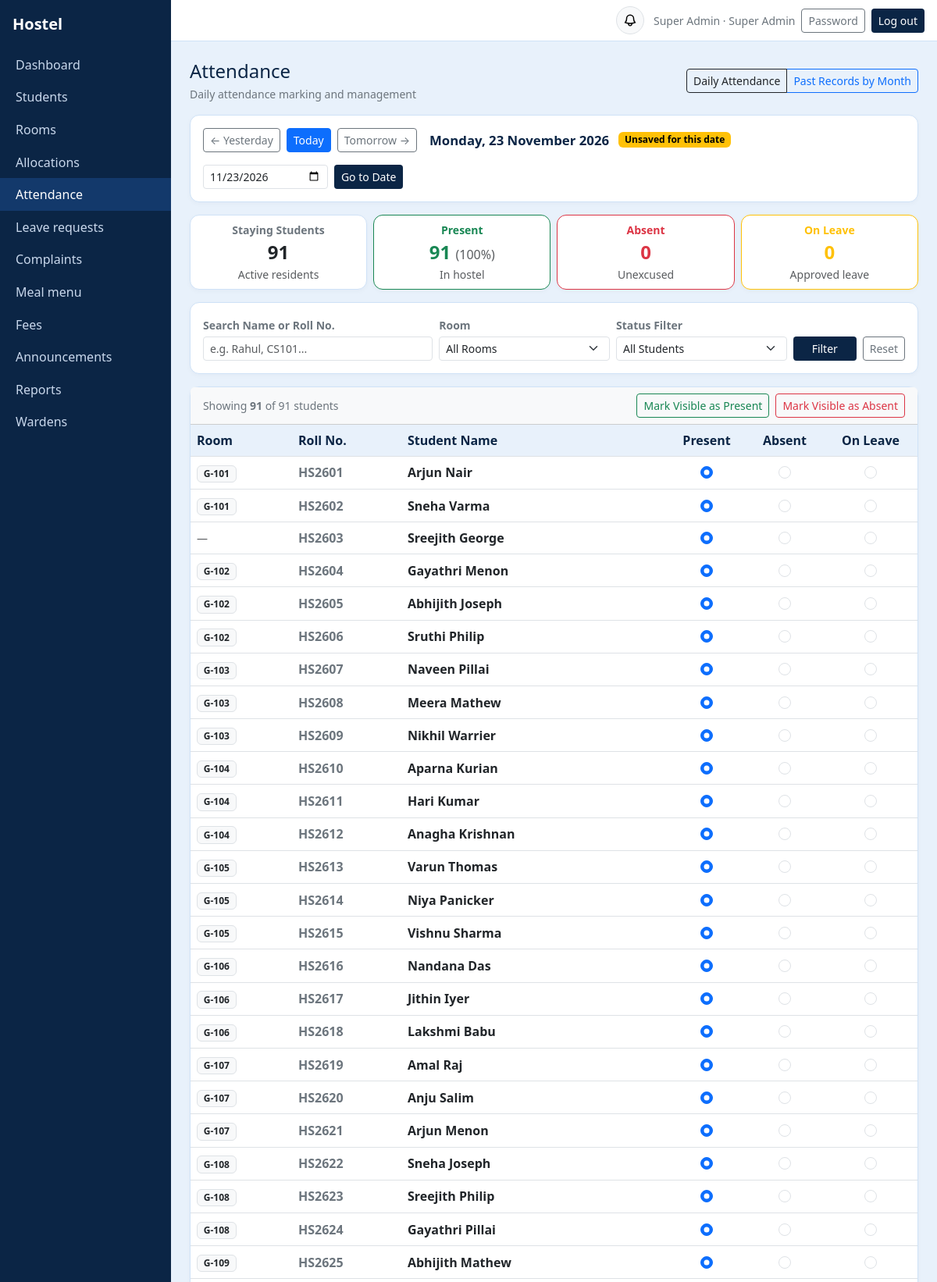
Screenshot of /attendance/ (signed in, upper part) with the database file from the repository.
### core/models.py (models this page shows, shortened)
class User(AbstractUser):
    ROLES = [("admin", "Super Admin"), ("warden", "Warden"), ("student", "Student"), ("parent", "Parent")]
    role = models.CharField(max_length=10, choices=ROLES, default="student")
    phone = models.CharField(max_length=20, blank=True)
    must_change_password = models.BooleanField(default=False)
    @property
    def display_name(self):
        return self.get_full_name() or self.username

class Student(models.Model):
    user = models.OneToOneField(User, on_delete=models.CASCADE, related_name="student")
    roll_no = models.CharField("Roll no.", max_length=30, unique=True)
    course = models.CharField(max_length=100, blank=True)
    parent = models.ForeignKey(Parent, null=True, blank=True, on_delete=models.SET_NULL, related_name="children")
    is_active = models.BooleanField("Currently staying", default=True)
    is_suspended = models.BooleanField("Suspended from hostel", default=False)
    suspension_reason = models.TextField("Suspension reason", blank=True)
    suspension_start = models.DateField("Suspension start date", null=True, blank=True)
    suspension_end = models.DateField("Suspension end date", null=True, blank=True)
    suspended_by = models.ForeignKey(User, null=True, blank=True, on_delete=models.SET_NULL, related_name="+")
    suspended_at = models.DateTimeField("Suspended at", null=True, blank=True)
    class Meta:
        ordering = ["roll_no"]
    @property
    def is_currently_suspended(self):
        if not self.is_suspended:
            return False

class Room(models.Model):
    block = models.CharField(max_length=20, default="A")
    number = models.CharField(max_length=20)
    capacity = models.PositiveSmallIntegerField(default=2)
    is_blacklisted = models.BooleanField("Blacklisted", default=False)
    blacklist_reason = models.CharField("Blacklist cause", max_length=150, blank=True)
    class Meta:
        unique_together = ("block", "number")
        ordering = ["block", "number"]
    def __str__(self):
        if self.number and self.block:
            b = str(self.block).strip()
            num = str(self.number).strip()
            if num.lower().startswith(f"{b.lower()}-"):
                return f"{b}-{num[len(b)+1:].strip()}"
            if num.lower().startswith(b.lower()) and len(num) > len(b) and num[len(b):][0].isdigit():
                return f"{b}-{num[len(b):].strip()}"
            return f"{b}-{num}"
        return self.number or ""

### core/views.py (the view, shortened to what this page needs)
# urls.py: path("attendance/", v.attendance, name="attendance"),
@staff
def attendance(request):
    try:
        day = date.fromisoformat(request.GET.get("date") or request.POST.get("date") or "")
    except ValueError:
        day = date.today()
    students = list(m.Student.objects.filter(is_active=True).select_related("user"))
    existing = {a.student_id: a.status for a in m.Attendance.objects.filter(date=day)}
    on_leave = set(m.LeaveRequest.objects.filter(status="Approved", from_date__lte=day, to_date__gte=day).values_list("student_id", flat=True))
    active_allocs = m.RoomAllocation.objects.filter(end_date__isnull=True).select_related("room")
    student_rooms = {a.student_id: a.room for a in active_allocs}
    all_rooms = list(m.Room.objects.all().order_by("block", "number"))
    total_staying = len(students)
    day_suspended = sum(1 for s in students if s.is_currently_suspended)
    day_present = sum(1 for s in students if (existing.get(s.pk) or ("L" if s.pk in on_leave else ("A" if s.is_currently_suspended else "P"))) == "P")
    day_absent = sum(1 for s in students if (existing.get(s.pk) or ("L" if s.pk in on_leave else ("A" if s.is_currently_suspended else "P"))) == "A")
    day_leave = sum(1 for s in students if (existing.get(s.pk) or ("L" if s.pk in on_leave else ("A" if s.is_currently_suspended else "P"))) == "L")
    day_pct = round(100 * day_present / total_staying) if total_staying > 0 else 0
    filter_q = request.GET.get("q", "").strip()
    filter_room = request.GET.get("room", "").strip()
    filter_status = request.GET.get("status", "").strip()
    rows = []
    for s in students:
        st = existing.get(s.pk) or ("L" if s.pk in on_leave else ("A" if s.is_currently_suspended else "P"))
        s_room = student_rooms.get(s.pk)
        is_lv = s.pk in on_leave
        if filter_q:
            q_low = filter_q.lower()
            if q_low not in s.roll_no.lower() and q_low not in s.user.display_name.lower():
                continue
        if filter_status == "A" and st != "A":
            continue
        elif filter_status == "L" and st != "L":
            continue
        elif filter_status == "P" and st != "P":
            continue
        elif filter_status == "absent_or_leave" and st not in ("A", "L"):
            continue
        elif filter_status == "suspended" and not s.is_currently_suspended:
            continue
        rows.append((s, st, is_lv, s_room))
    prev_day = day - timedelta(days=1)
    next_day = day + timedelta(days=1)
    is_today = (day == date.today())
    return show(
        request,
        "attendance",
        rows=rows,
        day=day,
        prev_day=prev_day,
        next_day=next_day,
        is_today=is_today,
        saved=bool(existing),
        total_staying=total_staying,
        day_suspended=day_suspended,
        day_present=day_present,
        day_absent=day_absent,
        day_leave=day_leave,
        day_pct=day_pct,
        all_rooms=all_rooms,
        filter_q=filter_q,
        filter_room=filter_room,
        filter_status=filter_status,
        filtered_count=len(rows),
    )

### core/views.py (called while the page is built)
def role_required(*roles):
    def deco(view):
        @wraps(view)
        @login_required
        def inner(request, *a, **k):
            if request.user.role not in roles:
                raise PermissionDenied
            return view(request, *a, **k)
        return inner
    return deco

def show(request, template, **ctx):
    return render(request, f"core/{template}.html", ctx)

### core/templates/core/attendance.html (shortened to what this page needs)
{% extends "core/base.html" %}{% block content %}
<div class="d-flex flex-wrap justify-content-between align-items-center mb-3 gap-2">
  <div>
    <h4 style="color:var(--navy)" class="mb-1">Attendance</h4>
    <div class="text-secondary small">Daily attendance marking and management</div>
  </div>
  <div class="btn-group" role="group">
    <a href="{% url 'attendance' %}" class="btn btn-sm btn-navy active">
      Daily Attendance
    </a>
    <a href="{% url 'attendance_history' %}" class="btn btn-sm btn-outline-primary">
      Past Records by Month
    </a>
  </div>
</div>
<div class="card p-3 mb-3 bg-white">
  <div class="d-flex flex-wrap justify-content-between align-items-center gap-3">
    <div class="d-flex align-items-center gap-2">
      <a href="?date={{ prev_day|date:'Y-m-d' }}" class="btn btn-sm btn-outline-secondary" title="Previous Day">&larr; Yesterday</a>
      <a href="?date={% now 'Y-m-d' %}" class="btn btn-sm {% if is_today %}btn-primary{% else %}btn-outline-primary{% endif %}">Today</a>
      <a href="?date={{ next_day|date:'Y-m-d' }}" class="btn btn-sm btn-outline-secondary" title="Next Day">Tomorrow &rarr;</a>
      <span class="fw-semibold ms-2" style="color:var(--navy); font-size:1.05rem;">
        {{ day|date:"l, d F Y" }}
      </span>
      {% if saved %}
        <span class="badge text-bg-success ms-1">Saved</span>
      {% else %}
        <span class="badge text-bg-warning ms-1">Unsaved for this date</span>
      {% endif %}
    </div>
    <form method="get" class="d-flex align-items-center gap-2">
      <input type="date" name="date" value="{{ day|date:'Y-m-d' }}" class="form-control form-control-sm" style="width:160px;" required>
      <button class="btn btn-sm btn-navy">Go to Date</button>
    </form>
  </div>
</div>
<div class="row g-2 mb-3">
  <div class="col-6 col-md-3">
    <div class="card p-2 text-center bg-white">
      <div class="small text-secondary fw-semibold">Staying Students</div>
      <div class="fs-4 fw-bold text-dark">{{ total_staying }}{% if day_suspended > 0 %} <span class="badge text-bg-danger fs-6 fw-normal ms-1">{{ day_suspended }} Suspended</span>{% endif %}</div>
      <div class="small text-muted">Active residents</div>
    </div>
  </div>
  <div class="col-6 col-md-3">
    <div class="card p-2 text-center bg-white border-success">
      <div class="small text-success fw-semibold">Present</div>
      <div class="fs-4 fw-bold text-success">{{ day_present }} <span class="fs-6 text-muted fw-normal">({{ day_pct }}%)</span></div>
      <div class="small text-muted">In hostel</div>
    </div>
  </div>
  <div class="col-6 col-md-3">
    <div class="card p-2 text-center bg-white border-danger">
      <div class="small text-danger fw-semibold">Absent</div>
      <div class="fs-4 fw-bold text-danger">{{ day_absent }}</div>
      <div class="small text-muted">Unexcused</div>
    </div>
  </div>
  <div class="col-6 col-md-3">
    <div class="card p-2 text-center bg-white border-warning">
      <div class="small text-warning fw-semibold">On Leave</div>
      <div class="fs-4 fw-bold text-warning">{{ day_leave }}</div>
      <div class="small text-muted">Approved leave</div>
    </div>
  </div>
</div>
<div class="card p-3 mb-3 bg-white">
  <form method="get" class="row g-2 align-items-end">
    <div class="col-md-4">
      <label class="form-label small fw-semibold text-secondary mb-1">Search Name or Roll No.</label>
      <input type="text" name="q" class="form-control form-control-sm" placeholder="e.g. Rahul, CS101..." value="{{ filter_q }}">
    </div>
    <div class="col-md-3">
      <label class="form-label small fw-semibold text-secondary mb-1">Room</label>
      <select name="room" class="form-select form-select-sm">
        <option value="">All Rooms</option>
      </select>
    </div>
    <div class="col-md-3">
      <label class="form-label small fw-semibold text-secondary mb-1">Status Filter</label>
      <select name="status" class="form-select form-select-sm">
        <option value="">All Students</option>
      </select>
    </div>
    <div class="col-md-2 d-flex gap-2">
      <button type="submit" class="btn btn-sm btn-navy flex-grow-1">Filter</button>
      <a href="?date={{ day|date:'Y-m-d' }}" class="btn btn-sm btn-outline-secondary" title="Reset Filters">Reset</a>
    </div>
  </form>
</div>
<form method="post" id="attendanceForm">
  <div class="card mb-3 bg-white">
    <div class="card-header bg-light d-flex flex-wrap justify-content-between align-items-center py-2 gap-2">
      <span class="small text-secondary">
        Showing <b>{{ rows|length }}</b> of {{ total_staying }} student{{ total_staying|pluralize }}
      </span>
      <div class="d-flex gap-2">
        <button type="button" class="btn btn-sm btn-outline-success" onclick="markAllVisible('P')">
          Mark Visible as Present
        </button>
        <button type="button" class="btn btn-sm btn-outline-danger" onclick="markAllVisible('A')">
          Mark Visible as Absent
        </button>
      </div>
    </div>
    <div class="table-responsive">
      <table class="table table-hover align-middle mb-0">
        <thead>
          <tr>
            <th style="width:130px;">Room</th>
            <th style="width:140px;">Roll No.</th>
            <th>Student Name</th>
            <th class="text-center" style="width:100px;">Present</th>
            <th class="text-center" style="width:100px;">Absent</th>
            <th class="text-center" style="width:120px;">On Leave</th>
          </tr>
        </thead>
        <tbody>
          {% for s, st, lv, s_room in rows %}
            <tr class="student-row {% if st == 'A' %}table-danger-subtle{% elif st == 'L' %}table-warning-subtle{% endif %}">
              <td>
                {% if s_room %}
                  <span class="badge text-bg-light border text-dark fw-bold">{{ s_room }}</span>
                {% else %}
                  <span class="text-muted small">—</span>
                {% endif %}
              </td>
              <td class="fw-semibold text-secondary">{{ s.roll_no }}</td>
              <td>
                <span class="fw-semibold text-dark">{{ s.user.display_name }}</span>
              </td>
              <td class="text-center">
                {% if s.is_currently_suspended %}
                  <span class="badge text-bg-secondary" title="Entry barred due to suspension">Barred</span>
                {% else %}
                  <input class="form-check-input att-radio att-p" type="radio" name="s{{ s.pk }}" value="P" {% if st == "P" %}checked{% endif %} id="p_{{ s.pk }}">
                {% endif %}
              </td>
              <td class="text-center">
                <input class="form-check-input att-radio att-a" type="radio" name="s{{ s.pk }}" value="A" {% if st == "A" %}checked{% endif %} id="a_{{ s.pk }}">
              </td>
              <td class="text-center">
                <input class="form-check-input att-radio att-l" type="radio" name="s{{ s.pk }}" value="L" {% if st == "L" %}checked{% endif %} id="l_{{ s.pk }}">
              </td>
            </tr>
          {% endfor %}
        </tbody>
      </table>
    </div>
  </div>
</form>
{% endblock %}

### core/templates/core/base.html (shortened to what this page needs)
{% load static %}<!doctype html>
<html lang="en"><head><meta charset="utf-8"><meta name="viewport" content="width=device-width, initial-scale=1">
<link href="https://cdn.jsdelivr.net/npm/bootstrap@5.3.3/dist/css/bootstrap.min.css" rel="stylesheet">
</head><body>
{% if user.is_authenticated and not hide_nav %}
<div class="d-flex">
 <nav class="sidebar py-3" id="sb"><div class="px-3 pb-3 text-white fs-5 fw-semibold">Hostel</div>
  {% for name, label in nav_items %}<a href="{% url name %}" {% if request.resolver_match.url_name == name or name == 'attendance' and request.resolver_match.url_name == 'attendance_history' or name == 'rooms' and request.resolver_match.url_name == 'room_detail' or name == 'students' and request.resolver_match.url_name == 'student_detail' %}class="active"{% endif %}>{{ label }}</a>{% endfor %}
 </nav>
 <div class="flex-grow-1">
  <div class="topbar d-flex align-items-center justify-content-between px-3 py-2">
   <div class="ms-auto d-flex align-items-center gap-2">
     <div class="dropdown me-1">
       <button class="btn btn-sm btn-light border position-relative rounded-circle p-2 d-flex align-items-center justify-content-center" style="width:36px; height:36px;" type="button" id="notifDropdown" data-bs-toggle="dropdown" aria-expanded="false" title="Notifications">
       </button>
     </div>
     <span class="text-secondary small d-none d-sm-inline">{{ user.display_name }} · {{ user.get_role_display }}</span>
     <a class="btn btn-sm btn-outline-secondary" href="{% url 'password' %}">Password</a>
     <form method="post" action="{% url 'logout' %}" class="d-inline">{% csrf_token %}<button class="btn btn-sm btn-navy">Log out</button></form>
   </div>
  </div>
  <main class="p-3 p-md-4">
{% else %}<main class="container py-4">{% endif %}
  {% block content %}{% endblock %}
 </main>
{% if user.is_authenticated and not hide_nav %}</div></div>{% endif %}
</body></html>

### core/templates/core/base.html (style rules this page uses)
:root { --navy:#0b2545;--sky:#e8f1fb;--sky2:#cfe2f7 }
body { background:var(--sky);min-height:100vh }
.sidebar { background:var(--navy);width:230px;min-height:100vh }
.sidebar a { color:#c9d8ec;text-decoration:none;display:block;padding:.55rem 1.25rem }
.sidebar a:hover,.sidebar a.active { background:#13396b;color:#fff }
.topbar { background:#fff;border-bottom:1px solid var(--sky2) }
.card { border:1px solid var(--sky2); border-radius:12px; box-shadow:0 2px 6px rgba(11,37,69,0.03) }
.btn-navy { background:var(--navy);color:#fff }
.table thead th { background:var(--sky);color:var(--navy);font-weight:600 }

### rows the page displays
User: display_name "Super Admin", role "Super Admin"
Student: block "G-101", roll_no "HS2601", user.display_name "Arjun Nair"
Student: block "G-101", roll_no "HS2602", user.display_name "Sneha Varma"
Student: roll_no "HS2603", user.display_name "Sreejith George"
Student: block "G-102", roll_no "HS2604", user.display_name "Gayathri Menon"
Student: block "G-102", roll_no "HS2605", user.display_name "Abhijith Joseph"
Student: block "G-102", roll_no "HS2606", user.display_name "Sruthi Philip"
Student: block "G-103", roll_no "HS2607", user.display_name "Naveen Pillai"
Student: block "G-103", roll_no "HS2608", user.display_name "Meera Mathew"
Student: block "G-103", roll_no "HS2609", user.display_name "Nikhil Warrier"
Student: block "G-104", roll_no "HS2610", user.display_name "Aparna Kurian"
Student: block "G-104", roll_no "HS2611", user.display_name "Hari Kumar"
Student: block "G-104", roll_no "HS2612", user.display_name "Anagha Krishnan"
Student: block "G-105", roll_no "HS2613", user.display_name "Varun Thomas"
Student: block "G-105", roll_no "HS2614", user.display_name "Niya Panicker"
Student: block "G-105", roll_no "HS2615", user.display_name "Vishnu Sharma"
Student: block "G-106", roll_no "HS2616", user.display_name "Nandana Das"
Student: block "G-106", roll_no "HS2617", user.display_name "Jithin Iyer"
Student: block "G-106", roll_no "HS2618", user.display_name "Lakshmi Babu"
Student: block "G-107", roll_no "HS2619", user.display_name "Amal Raj"
Student: block "G-107", roll_no "HS2620", user.display_name "Anju Salim"
Student: block "G-107", roll_no "HS2621", user.display_name "Arjun Menon"
Student: block "G-108", roll_no "HS2622", user.display_name "Sneha Joseph"
Student: block "G-108", roll_no "HS2623", user.display_name "Sreejith Philip"
Student: block "G-108", roll_no "HS2624", user.display_name "Gayathri Pillai"
Student: block "G-109", roll_no "HS2625", user.display_name "Abhijith Mathew"

### other values shown
{{ label }} "Dashboard" "Students" "Rooms" "Allocations" "Attendance" "Leave requests" "Complaints" "Meal menu" "Fees" "Announcements" "Reports" "Wardens"
{{ day|date:"l, d F Y" }} "Monday, 23 November 2026"
{{ total_staying }} "91"
{{ day_present }} "91"
{{ day_pct }} "100"
{{ day_absent }} "0"
{{ day_leave }} "0"
{{ rows|length }} "91"
